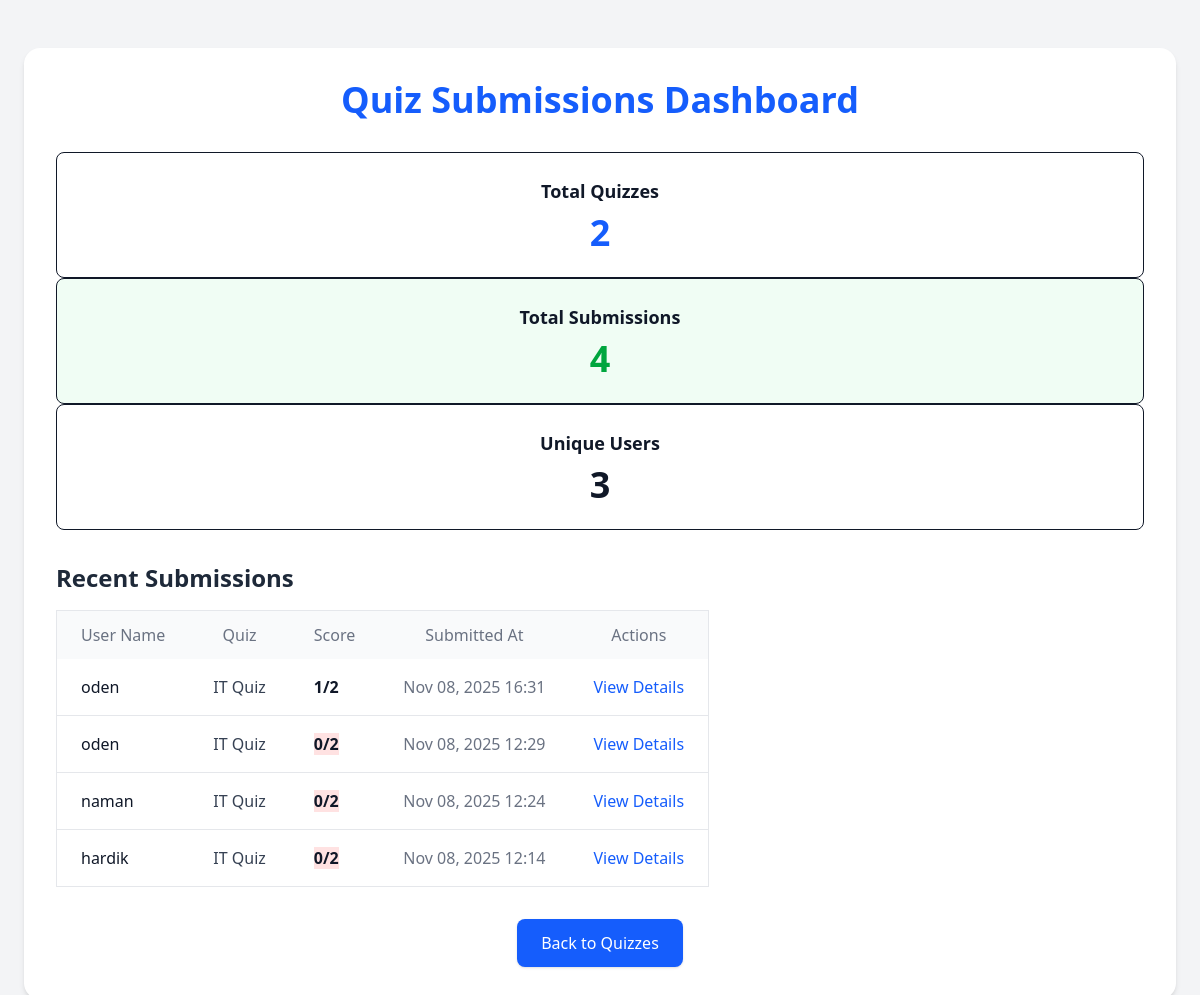
/dashboard/, run on the app's committed database.
### quizzes/models.py (models this page shows, shortened)
class UserSubmission(models.Model):
    quiz = models.ForeignKey(Quiz, on_delete=models.CASCADE, related_name="submissions")
    user_name = models.CharField(max_length=255)
    score = models.IntegerField(default=0)
    submitted_at = models.DateTimeField(auto_now_add=True)

class Quiz(models.Model):
    title = models.CharField(max_length=255)
    description = models.TextField(blank=True)
    created_at = models.DateTimeField(auto_now_add=True)
    updated_at = models.DateTimeField(auto_now=True)

### quizzes/views.py (the view)
# urls.py: path('dashboard/', views.quiz_dashboard, name='quiz_dashboard'),
def quiz_dashboard(request):
    submissions = UserSubmission.objects.all().select_related('quiz').order_by('-submitted_at')
    total_quizzes = Quiz.objects.count()
    total_submissions = submissions.count()
    unique_users = submissions.values('user_name').distinct().count()
    submissions_with_data = []
    for submission in submissions:
        total_questions = submission.quiz.questions.count()
        percentage = (submission.score / total_questions * 100) if total_questions > 0 else 0
        if percentage >= 70:
            score_class = "bg-green-100 text-green-800"
        elif percentage >= 50:
            score_class = "bg-yellow-100 text-yellow-800"
        else:
            score_class = "bg-red-100 text-red-800"
        submission.score_class = score_class
        submission.total_questions = total_questions
        submissions_with_data.append(submission)
    return render(request, "quizzes/quiz_dashboard.html", {
        "submissions": submissions_with_data,
        "total_quizzes": total_quizzes,
        "total_submissions": total_submissions,
        "unique_users": unique_users
    })

### quizzes/templates/quizzes/quiz_dashboard.html
{% extends 'base.html' %}
{% block content %}
<div class="min-h-screen bg-gray-100 py-12 px-6">
  <div class="max-w-6xl mx-auto">
    <div class="bg-white shadow-md rounded-2xl p-8">
      <h1 class="text-4xl font-bold text-center text-blue-600 mb-8">
        Quiz Submissions Dashboard
      </h1>
      <div class="grid grid-cols-1 md:grid-cols-3 gap-6 mb-8">
        <div class="bg-blue-50 border border-blue-200 rounded-lg p-6 text-center">
          <h3 class="text-lg font-semibold text-blue-800 mb-2">Total Quizzes</h3>
          <p class="text-4xl font-bold text-blue-600">{{ total_quizzes }}</p>
        </div>
        <div class="bg-green-50 border border-green-200 rounded-lg p-6 text-center">
          <h3 class="text-lg font-semibold text-green-800 mb-2">Total Submissions</h3>
          <p class="text-4xl font-bold text-green-600">{{ total_submissions }}</p>
        </div>
        <div class="bg-purple-50 border border-purple-200 rounded-lg p-6 text-center">
          <h3 class="text-lg font-semibold text-purple-800 mb-2">Unique Users</h3>
          <p class="text-4xl font-bold text-purple-600">{{ unique_users }}</p>
        </div>
      </div>
      <div class="overflow-x-auto">
        <h2 class="text-2xl font-semibold text-gray-800 mb-4">Recent Submissions</h2>
        {% if submissions %}
        <table class="min-w-full bg-white border border-gray-200 rounded-lg">
          <thead class="bg-gray-50">
            <tr>
              <th class="px-6 py-3 text-left text-xs font-medium text-gray-500 uppercase tracking-wider">
                User Name
              </th>
              <th class="px-6 py-3 text-left text-xs font-medium text-gray-500 uppercase tracking-wider">
                Quiz
              </th>
              <th class="px-6 py-3 text-left text-xs font-medium text-gray-500 uppercase tracking-wider">
                Score
              </th>
              <th class="px-6 py-3 text-left text-xs font-medium text-gray-500 uppercase tracking-wider">
                Submitted At
              </th>
              <th class="px-6 py-3 text-left text-xs font-medium text-gray-500 uppercase tracking-wider">
                Actions
              </th>
            </tr>
          </thead>
          <tbody class="divide-y divide-gray-200">
            {% for submission in submissions %}
            <tr class="hover:bg-gray-50 transition">
              <td class="px-6 py-4 whitespace-nowrap text-sm font-medium text-gray-900">
                {{ submission.user_name }}
              </td>
              <td class="px-6 py-4 whitespace-nowrap text-sm text-gray-700">
                {{ submission.quiz.title }}
              </td>
              <td class="px-6 py-4 whitespace-nowrap text-sm">
                <span class="px-3 py-1 inline-flex text-xs leading-5 font-semibold rounded-full {{ submission.score_class }}">
                  {{ submission.score }}/{{ submission.total_questions }}
                </span>
              </td>
              <td class="px-6 py-4 whitespace-nowrap text-sm text-gray-500">
                {{ submission.submitted_at|date:"M d, Y H:i" }}
              </td>
              <td class="px-6 py-4 whitespace-nowrap text-sm">
                <a
                  href="{% url 'quiz_result' submission.id %}"
                  class="text-blue-600 hover:text-blue-800 font-medium"
                >
                  View Details
                </a>
              </td>
            </tr>
            {% endfor %}
          </tbody>
        </table>
        {% else %}
        <p class="text-center text-gray-500 py-8">No submissions yet.</p>
        {% endif %}
      </div>
      <div class="text-center mt-8">
        <a
          href="{% url 'quiz_list' %}"
          class="inline-block px-6 py-3 bg-blue-600 text-white rounded-lg font-medium shadow hover:bg-blue-700 transition"
        >
          Back to Quizzes
        </a>
      </div>
    </div>
  </div>
</div>
{% endblock %}

### data on the page
UserSubmission: user_name "oden", quiz "IT Quiz", score "1", total_questions "2", submitted_at "Nov 08, 2025 16:31"
UserSubmission: user_name "oden", quiz "IT Quiz", score "0", total_questions "2", submitted_at "Nov 08, 2025 12:29"
UserSubmission: user_name "naman", quiz "IT Quiz", score "0", total_questions "2", submitted_at "Nov 08, 2025 12:24"
UserSubmission: user_name "hardik", quiz "IT Quiz", score "0", total_questions "2", submitted_at "Nov 08, 2025 12:14"

### other printed values
{{ total_quizzes }} "2"
{{ total_submissions }} "4"
{{ unique_users }} "3"
